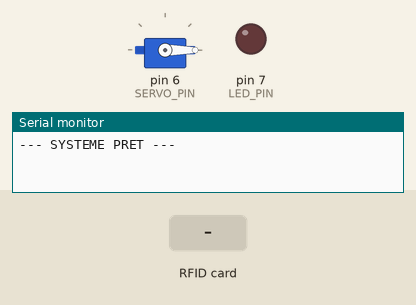
Simulated run of this sketch. Board: Arduino Uno, built with avr-gcc and run on an emulated ATmega328P. Shown: servo, output pins drawn as LEDs (lit = HIGH), the last lines printed to the serial monitor. The test bench sets the inputs (shaded band). Pins used as bus, display or sensor lines are not drawn.

Above: at 1.2 s.
1.3 s: RFID card 04 03 02 01 held to the reader
At 2.5 s:
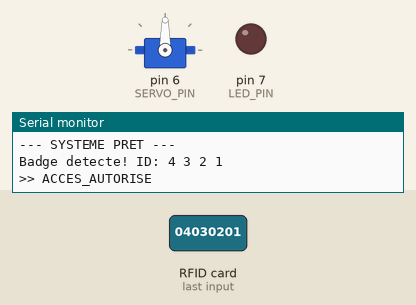
2.8 s: RFID card 5E 7A 19 C4 held to the reader
At 4.9 s:
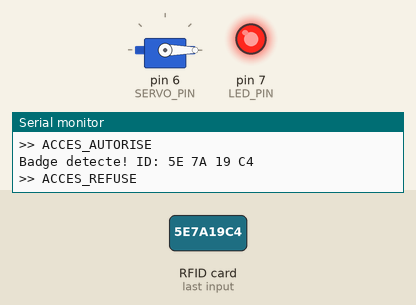
Timing chart, 0 to 6.8 s (numbered marks = the images above; inputs shaded):
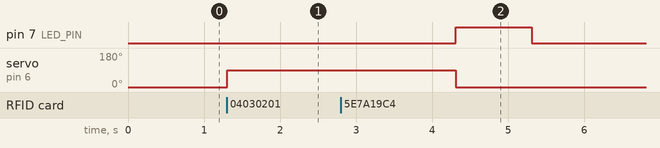

The sketch:

sketch.ino
```cpp
#include <SPI.h>
#include <MFRC522.h>
#include <Servo.h>

#define SS_PIN 10
#define RST_PIN 9
#define LED_PIN 7 // Votre LED rouge
#define SERVO_PIN 6

MFRC522 rfid(SS_PIN, RST_PIN);
Servo monServo;

// ID par défaut d'une carte Wokwi (à vérifier dans le terminal)
byte uidAutorise[] = {0x04, 0x03, 0x02, 0x01};

void setup() {
  Serial.begin(9600);
  SPI.begin();
  rfid.PCD_Init();
  monServo.attach(SERVO_PIN);
  monServo.write(0); // Fermé
  pinMode(LED_PIN, OUTPUT);
  Serial.println("--- SYSTEME PRET ---");
}

void loop() {
  // Attendre une carte
  if (!rfid.PICC_IsNewCardPresent() || !rfid.PICC_ReadCardSerial()) return;

  Serial.print("Badge detecte! ID: ");
  bool accesOK = true;

  // Comparer l'ID lu avec l'ID autorisé
  for (byte i = 0; i < 4; i++) {
    Serial.print(rfid.uid.uidByte[i], HEX);
    Serial.print(" ");
    if (rfid.uid.uidByte[i] != uidAutorise[i]) accesOK = false;
  }
  Serial.println();

  if (accesOK) {
    Serial.println(">> ACCES_AUTORISE"); // Message pour Node-RED plus tard
    monServo.write(90); // Ouvre la porte
    delay(3000);
    monServo.write(0);  // Referme
  } else {
    Serial.println(">> ACCES_REFUSE");
    digitalWrite(LED_PIN, HIGH);
    delay(1000);
    digitalWrite(LED_PIN, LOW);
  }

  rfid.PICC_HaltA(); // Arrêter la lecture pour cette carte
}
```

Measured:
- after the input at 1.3 s, servo on pin 6 (SERVO_PIN): 0° → 90° at once
- after the input at 2.8 s, pin 7 (LED_PIN): LOW → HIGH after 1.5 s, → LOW 1.0 s later
